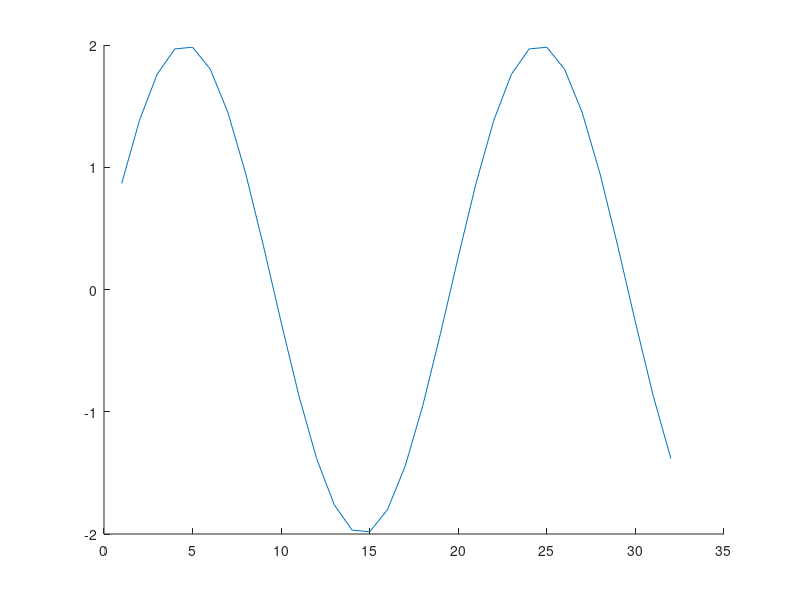

The MATLAB source for this figure: (Note: this script raises an error after producing the figure.)
close all
clear all
clc

A=2;
P=2;
U=2;
int=1;
f=50;
fi=pi/7;
Fs=1000;
Nx=32;
t=(0:Nx-1)/Fs;
x=A*sin(2*pi*f*t+fi);

figure(1)
hold on
plot(x)
plot(lwt_lab(x,P,U,int));
hold off